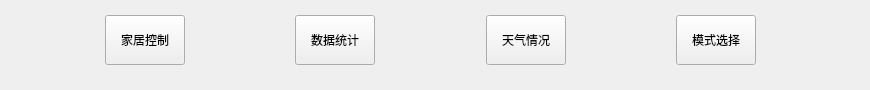
     <widget class="QWidget" name="widget_Bottom" native="true">
      <widget class="QWidget" name="layoutWidget_3">
       <property name="geometry">
        <rect>
         <x>0</x>
         <y>0</y>
         <width>861</width>
         <height>81</height>
        </rect>
       </property>
       <layout class="QHBoxLayout" name="horizontalLayout_2">
        <item>
         <spacer name="horizontalSpacer_5">
          <property name="orientation">
           <enum>Qt::Horizontal</enum>
          </property>
          <property name="sizeHint" stdset="0">
           <size>
            <width>40</width>
            <height>20</height>
           </size>
          </property>
         </spacer>
        </item>
        <item>
         <widget class="QToolButton" name="tbnControl">
          <property name="minimumSize">
           <size>
            <width>80</width>
            <height>50</height>
           </size>
          </property>
          <property name="text">
           <string>家居控制</string>
          </property>
          <property name="iconSize">
           <size>
            <width>20</width>
            <height>18</height>
           </size>
          </property>
         </widget>
        </item>
        <item>
         <spacer name="horizontalSpacer_6">
          <property name="orientation">
           <enum>Qt::Horizontal</enum>
          </property>
          <property name="sizeHint" stdset="0">
           <size>
            <width>40</width>
            <height>20</height>
           </size>
          </property>
         </spacer>
        </item>
        <item>
         <widget class="QToolButton" name="tbnStatistic">
          <property name="minimumSize">
           <size>
            <width>80</width>
            <height>50</height>
           </size>
          </property>
          <property name="text">
           <string>数据统计</string>
          </property>
         </widget>
        </item>
        <item>
         <spacer name="horizontalSpacer_7">
          <property name="orientation">
           <enum>Qt::Horizontal</enum>
          </property>
          <property name="sizeHint" stdset="0">
           <size>
            <width>40</width>
            <height>20</height>
           </size>
          </property>
         </spacer>
        </item>
        <item>
         <widget class="QToolButton" name="tbnWeather">
          <property name="minimumSize">
           <size>
            <width>80</width>
            <height>50</height>
           </size>
          </property>
          <property name="text">
           <string>天气情况</string>
          </property>
         </widget>
        </item>
        <item>
         <spacer name="horizontalSpacer_8">
          <property name="orientation">
           <enum>Qt::Horizontal</enum>
          </property>
          <property name="sizeHint" stdset="0">
           <size>
            <width>40</width>
            <height>20</height>
           </size>
          </property>
         </spacer>
        </item>
        <item>
         <widget class="QToolButton" name="tbnSelect">
          <property name="minimumSize">
           <size>
            <width>80</width>
            <height>50</height>
           </size>
          </property>
          <property name="text">
           <string>模式选择</string>
          </property>
         </widget>
        </item>
        <item>
         <spacer name="horizontalSpacer_9">
          <property name="orientation">
           <enum>Qt::Horizontal</enum>
          </property>
          <property name="sizeHint" stdset="0">
           <size>
            <width>40</width>
            <height>20</height>
           </size>
          </property>
         </spacer>
        </item>
       </layout>
      </widget>
     </widget>
